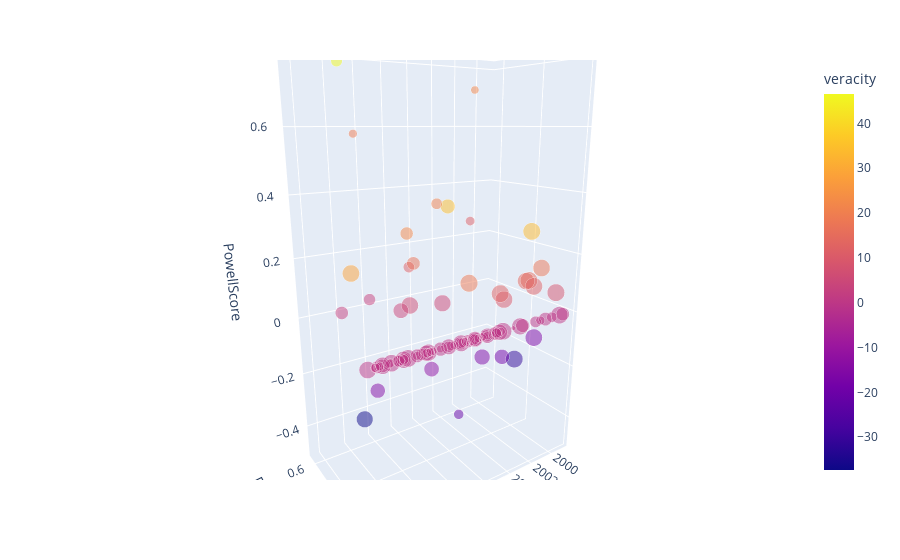

This figure's notebook cell:
### Markdown cell above
### Ovals seen between Imperial Beach & Blythe, California - Date Posted vs PowellNeutral vs PowellScore

### Code cell
import plotly.express as px
from plotly.offline import init_notebook_mode, iplot
init_notebook_mode(connected=True)

# graph
fig = px.scatter_3d(robert_ca_oval_162, x='date posted', y='PowellNeutral', z='PowellScore',
              color='veracity',
              size = 'comment_length',
              hover_name = 'city',
              hover_data=['city','state','comments','shape'],              
              opacity=0.5,
              size_max=17
                   )
fig.show()

### Figure 1 — Plotly figure (JSON) as saved in the notebook; plotly's stock layout.template omitted (floating-point values rounded to 4 significant figures; data arrays with more than 128 entries replaced by an {"elided": "..."} marker saying what was removed)
{"data": [{"customdata": {"elided": "100x4 str values"}, "hovertemplate": "<b>%{hovertext}</b><br><br>date posted=%{x}<br>PowellNeutral=%{y}<br>PowellScore=%{z}<br>comment_length=%{marker.size}<br>city=%{customdata[0]}<br>state=%{customdata[1]}<br>comments=%{customdata[2]}<br>shape=%{customdata[3]}<br>veracity=%{marker.color}<extra></extra>", "hovertext": ["imperial beach", "chula vista", "chula vista", "san diego", "san diego", "san diego", "san diego", "san diego", "san diego", "san diego  (u. s. naval base)", "san diego", "san diego", "san diego", "san diego (cleveland national forest)", "san diego", "san diego", "san diego", "lemon grove", "la mesa", "el cajon", "el cajon", "el cajon", "pacific beach", "santee", "escondido", "escondido", "san marcos", "san marcos", "carlsbad", "oceanside", "oceanside", "vista", "vista", "vista", "vista", "valley center", "borrego springs", "avalon", "temecula", "temecula", "laguna beach", "sage", "corona del mar", "mission viejo", "blythe", "costa mesa", "lake forest", "lake forest", "huntington beach", "huntington beach", "huntington beach", "trabuco canyon", "la quinta", "lake elsinore", "lake elsinore", "lake elsinore", "lake elsinore", "irvine", "irvine (entering city from the south)", "irvine", "foothill ranch", "fountain valley", "desert center", "indio", "san pedro", "san pedro", "san pedro", "bermuda dunes", "homeland", "santa ana", "santa ana", "santa ana", "santa ana", "hemet", "hemet", "long beach", "long beach", "long beach", "garden grove", "cathedral city", "wilmington", "orange county", "orange", "cypress", "palm springs", "palm springs", "palm springs", "palm springs", "anaheim", "torrance", "anaheim hills", "redondo beach", "redondo beach", "hermosa beach", "buena park", "fullerton", "fullerton", "fullerton", "placentia", "placentia"], "legendgroup": "", "marker": {"color": [0, 0, 6.182, 0, -31.53, 0, 0, 11.41, 28.24, 0, 0, 14.07, 0, 9.91, 14.7, 12, 12.43, 0, 0, 0, 0, 0, -21.09, 19.13, 0, 17.71, 0, 33.64, 0, 0, 46.55, 0, -18.71, 0, 0, 11.43, 0, -15.99, 0, 0, 0, 34.43, 0, 0, 0, 0, 0, 0, 0, 0, 0, -12.19, 5.134, 0, 0, 0, 0, 0, 7.992, 0, 0, 2.869, 0, 4.376, 0, 0, 0, -37.29, 0, 0, 0, 0, 0, 0, 0, 0, 0, 0, 20.66, 0, 3.124, 0, 0, 0, -15.67, 0, -14.83, 21.72, 0, 0, 16.83, 0, 0, 21.94, 18.5, 0, 0, 0, 0, 0], "coloraxis": "coloraxis", "opacity": 0.5, "size": [84, 34, 133, 36, 138, 67, 49, 38, 135, 135, 39, 134, 30, 138, 140, 138, 141, 39, 131, 56, 135, 79, 44, 33, 47, 135, 35, 138, 35, 69, 59, 43, 102, 37, 34, 57, 76, 114, 116, 133, 81, 98, 55, 111, 138, 70, 47, 92, 136, 40, 63, 105, 129, 51, 34, 32, 130, 37, 140, 86, 128, 77, 115, 108, 66, 45, 50, 127, 41, 29, 137, 103, 75, 49, 35, 35, 79, 84, 57, 90, 64, 82, 51, 21, 135, 59, 101, 30, 81, 111, 81, 39, 36, 76, 141, 9, 36, 86, 59, 125], "sizemode": "area", "sizeref": 0.4879, "symbol": "circle"}, "mode": "markers", "name": "", "scene": "scene", "showlegend": false, "x": ["2011-03-10T00:00:00", "2010-02-14T00:00:00", "2008-08-12T00:00:00", "2001-08-05T00:00:00", "2000-03-16T00:00:00", "2010-11-21T00:00:00", "2007-02-01T00:00:00", "2003-12-09T00:00:00", "2013-05-15T00:00:00", "1999-10-19T00:00:00", "2010-07-06T00:00:00", "2001-03-06T00:00:00", "2006-10-30T00:00:00", "2003-08-28T00:00:00", "2000-12-02T00:00:00", "2000-09-21T00:00:00", "2003-09-24T00:00:00", "2012-11-19T00:00:00", "2012-01-24T00:00:00", "2009-01-10T00:00:00", "2014-04-04T00:00:00", "2005-07-13T00:00:00", "2003-04-22T00:00:00", "2011-01-05T00:00:00", "2008-10-31T00:00:00", "1999-04-26T00:00:00", "2010-04-13T00:00:00", "1998-11-01T00:00:00", "2013-07-14T00:00:00", "2006-03-11T00:00:00", "2011-03-10T00:00:00", "2013-10-23T00:00:00", "2002-01-11T00:00:00", "2011-03-10T00:00:00", "2006-07-16T00:00:00", "2009-08-05T00:00:00", "2007-08-07T00:00:00", "2004-06-04T00:00:00", "2005-02-22T00:00:00", "2013-05-15T00:00:00", "2005-05-24T00:00:00", "2005-05-24T00:00:00", "2007-11-28T00:00:00", "2009-01-10T00:00:00", "2011-10-10T00:00:00", "2013-09-09T00:00:00", "2007-08-07T00:00:00", "2007-02-01T00:00:00", "2012-10-30T00:00:00", "2012-12-20T00:00:00", "2012-02-10T00:00:00", "2008-10-31T00:00:00", "2006-05-15T00:00:00", "2008-02-14T00:00:00", "2006-02-14T00:00:00", "2010-05-12T00:00:00", "2010-06-10T00:00:00", "2007-10-08T00:00:00", "1999-01-28T00:00:00", "2013-05-15T00:00:00", "2003-05-27T00:00:00", "2012-09-24T00:00:00", "2010-07-28T00:00:00", "2009-06-09T00:00:00", "2007-03-08T00:00:00", "2005-05-11T00:00:00", "2000-07-11T00:00:00", "2012-06-05T00:00:00", "2012-01-12T00:00:00", "2009-08-05T00:00:00", "2004-11-09T00:00:00", "2006-02-14T00:00:00", "2012-05-13T00:00:00", "2010-07-19T00:00:00", "2008-08-12T00:00:00", "2006-05-15T00:00:00", "2008-03-04T00:00:00", "2012-01-24T00:00:00", "2006-03-11T00:00:00", "2009-08-05T00:00:00", "2010-05-12T00:00:00", "2001-02-18T00:00:00", "2005-05-24T00:00:00", "2007-08-07T00:00:00", "1999-12-16T00:00:00", "2012-05-13T00:00:00", "2012-05-29T00:00:00", "2000-09-17T00:00:00", "1999-06-23T00:00:00", "2007-02-01T00:00:00", "2009-03-19T00:00:00", "2013-10-14T00:00:00", "2013-08-30T00:00:00", "2009-01-10T00:00:00", "2005-10-11T00:00:00", "2003-12-19T00:00:00", "2005-01-11T00:00:00", "2003-03-11T00:00:00", "2002-01-11T00:00:00", "2008-02-14T00:00:00"], "y": [1, 1, 0.753, 1, 0.814, 1, 1, 0.769, 0.827, 1, 1, 0.905, 1, 0.933, 0.905, 0.92, 0.919, 1, 1, 1, 1, 1, 0.676, 0.633, 1, 0.884, 1, 0.804, 1, 1, 0.559, 1, 0.845, 1, 1, 0.833, 1, 0.877, 1, 1, 1, 0.74, 1, 1, 1, 1, 1, 1, 1, 1, 1, 0.896, 0.779, 1, 1, 1, 1, 1, 0.946, 1, 1, 0.671, 1, 0.765, 1, 1, 1, 0.773, 1, 1, 1, 1, 1, 1, 1, 1, 1, 1, 0.734, 1, 0.635, 1, 1, 1, 0.896, 1, 0.872, 0.58, 1, 1, 0.828, 1, 1, 0.776, 0.884, 1, 1, 1, 1, 1], "z": [0, 0, 0.04648, 0, -0.2285, 0, 0, 0.3004, 0.2092, 0, 0, 0.105, 0, 0.07181, 0.105, 0.08696, 0.08814, 0, 0, 0, 0, 0, -0.4793, 0.5798, 0, 0.1312, 0, 0.2438, 0, 0, 0.7889, 0, -0.1834, 0, 0, 0.2005, 0, -0.1403, 0, 0, 0, 0.3514, 0, 0, 0, 0, 0, 0, 0, 0, 0, -0.1161, 0.03979, 0, 0, 0, 0, 0, 0.05708, 0, 0, 0.03726, 0, 0.04052, 0, 0, 0, -0.2937, 0, 0, 0, 0, 0, 0, 0, 0, 0, 0, 0.3624, 0, 0.04882, 0, 0, 0, -0.1161, 0, -0.1468, 0.7241, 0, 0, 0.2077, 0, 0, 0.2887, 0.1312, 0, 0, 0, 0, 0], "type": "scatter3d"}], "layout": {"scene": {"domain": {"x": [0, 1], "y": [0, 1]}, "xaxis": {"title": {"text": "date posted"}, "type": "date"}, "yaxis": {"title": {"text": "PowellNeutral"}, "type": "linear"}, "zaxis": {"title": {"text": "PowellScore"}, "type": "linear"}, "aspectratio": {"x": 1, "y": 0.5897, "z": 1.696}, "aspectmode": "auto", "camera": {"up": {"x": 0.0316, "y": -0.02403, "z": 0.9992}, "center": {"x": 0, "y": 0, "z": 0}, "eye": {"x": 1.109, "y": 1.64, "z": 0.5638}, "projection": {"type": "perspective"}}}, "coloraxis": {"colorbar": {"title": {"text": "veracity"}}, "colorscale": [[0, "#0d0887"], [0.1111, "#46039f"], [0.2222, "#7201a8"], [0.3333, "#9c179e"], [0.4444, "#bd3786"], [0.5556, "#d8576b"], [0.6667, "#ed7953"], [0.7778, "#fb9f3a"], [0.8889, "#fdca26"], [1, "#f0f921"]]}, "legend": {"tracegroupgap": 0, "itemsizing": "constant"}, "margin": {"t": 60}, "autosize": true}}
